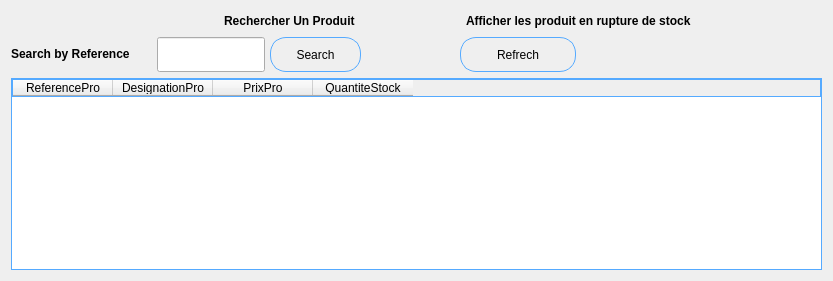
                   <widget class="QWidget" name="tab_2">
                    <attribute name="title">
                     <string>Search rupture</string>
                    </attribute>
                    <layout class="QGridLayout" name="gridLayout_3">
                     <item row="0" column="5" colspan="2">
                      <widget class="QLabel" name="label_10">
                       <property name="text">
                        <string>&lt;html&gt;&lt;head/&gt;&lt;body&gt;&lt;p&gt;&lt;span style=&quot; font-weight:700;&quot;&gt;Afficher les produit en rupture de stock&lt;/span&gt;&lt;/p&gt;&lt;/body&gt;&lt;/html&gt;</string>
                       </property>
                      </widget>
                     </item>
                     <item row="1" column="6" colspan="2">
                      <spacer name="horizontalSpacer_21">
                       <property name="orientation">
                        <enum>Qt::Horizontal</enum>
                       </property>
                       <property name="sizeHint" stdset="0">
                        <size>
                         <width>240</width>
                         <height>20</height>
                        </size>
                       </property>
                      </spacer>
                     </item>
                     <item row="0" column="0">
                      <spacer name="horizontalSpacer_7">
                       <property name="orientation">
                        <enum>Qt::Horizontal</enum>
                       </property>
                       <property name="sizeHint" stdset="0">
                        <size>
                         <width>99</width>
                         <height>20</height>
                        </size>
                       </property>
                      </spacer>
                     </item>
                     <item row="1" column="0" colspan="3">
                      <layout class="QHBoxLayout" name="horizontalLayout_4">
                       <property name="spacing">
                        <number>5</number>
                       </property>
                       <item>
                        <widget class="QLabel" name="label_25">
                         <property name="minimumSize">
                          <size>
                           <width>141</width>
                           <height>31</height>
                          </size>
                         </property>
                         <property name="text">
                          <string>&lt;html&gt;&lt;head/&gt;&lt;body&gt;&lt;p&gt;&lt;span style=&quot; font-weight:700;&quot;&gt;Search by Reference&lt;/span&gt;&lt;/p&gt;&lt;/body&gt;&lt;/html&gt;</string>
                         </property>
                        </widget>
                       </item>
                       <item>
                        <widget class="QLineEdit" name="linedit_search_produit">
                         <property name="minimumSize">
                          <size>
                           <width>50</width>
                           <height>35</height>
                          </size>
                         </property>
                         <property name="styleSheet">
                          <string notr="true"/>
                         </property>
                        </widget>
                       </item>
                       <item>
                        <widget class="QPushButton" name="btn_search_produit">
                         <property name="minimumSize">
                          <size>
                           <width>91</width>
                           <height>35</height>
                          </size>
                         </property>
                         <property name="styleSheet">
                          <string notr="true">QPushButton {
	background-position: left center;
    background-repeat: no-repeat;
	border: none;
	border: 1px solid rgb(85, 170, 255);
	border-radius:16px;
	text-align: center;
}
QPushButton:hover {
	background-color: rgb(33, 37, 43);
}
QPushButton:pressed {	
	background-color: rgb(85, 170, 255);
}
</string>
                         </property>
                         <property name="text">
                          <string>Search</string>
                         </property>
                        </widget>
                       </item>
                      </layout>
                     </item>
                     <item row="0" column="2" colspan="3">
                      <spacer name="horizontalSpacer_8">
                       <property name="orientation">
                        <enum>Qt::Horizontal</enum>
                       </property>
                       <property name="sizeHint" stdset="0">
                        <size>
                         <width>99</width>
                         <height>20</height>
                        </size>
                       </property>
                      </spacer>
                     </item>
                     <item row="0" column="1">
                      <widget class="QLabel" name="label_11">
                       <property name="text">
                        <string>&lt;html&gt;&lt;head/&gt;&lt;body&gt;&lt;p&gt;&lt;span style=&quot; font-weight:700;&quot;&gt;Rechercher Un Produit&lt;/span&gt;&lt;/p&gt;&lt;/body&gt;&lt;/html&gt;</string>
                       </property>
                      </widget>
                     </item>
                     <item row="2" column="0" colspan="8">
                      <widget class="QTableWidget" name="table_rupture_stock">
                       <property name="styleSheet">
                        <string notr="true">border: 1px solid rgb(85, 170, 255);</string>
                       </property>
                       <column>
                        <property name="text">
                         <string>ReferencePro</string>
                        </property>
                       </column>
                       <column>
                        <property name="text">
                         <string>DesignationPro</string>
                        </property>
                       </column>
                       <column>
                        <property name="text">
                         <string>PrixPro</string>
                        </property>
                       </column>
                       <column>
                        <property name="text">
                         <string>QuantiteStock</string>
                        </property>
                       </column>
                      </widget>
                     </item>
                     <item row="1" column="3">
                      <spacer name="horizontalSpacer_20">
                       <property name="orientation">
                        <enum>Qt::Horizontal</enum>
                       </property>
                       <property name="sizeHint" stdset="0">
                        <size>
                         <width>75</width>
                         <height>20</height>
                        </size>
                       </property>
                      </spacer>
                     </item>
                     <item row="0" column="7">
                      <spacer name="horizontalSpacer_10">
                       <property name="orientation">
                        <enum>Qt::Horizontal</enum>
                       </property>
                       <property name="sizeHint" stdset="0">
                        <size>
                         <width>79</width>
                         <height>20</height>
                        </size>
                       </property>
                      </spacer>
                     </item>
                     <item row="1" column="4" colspan="2">
                      <widget class="QPushButton" name="btn_refrech_table_rupture_stock">
                       <property name="minimumSize">
                        <size>
                         <width>91</width>
                         <height>35</height>
                        </size>
                       </property>
                       <property name="styleSheet">
                        <string notr="true">QPushButton {
	background-position: left center;
    background-repeat: no-repeat;
	border: none;
	border: 1px solid rgb(85, 170, 255);
	border-radius:16px;
	text-align: center;
}
QPushButton:hover {
	background-color: rgb(33, 37, 43);
}
QPushButton:pressed {	
	background-color: rgb(85, 170, 255);
}
</string>
                       </property>
                       <property name="text">
                        <string>Refrech</string>
                       </property>
                      </widget>
                     </item>
                    </layout>
                   </widget>
